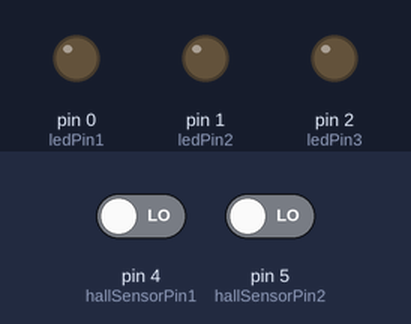
A sketch run on a simulated Arduino Uno, built with avr-gcc and run on an emulated ATmega328P. Shown: output pins drawn as LEDs (lit = HIGH). Inputs (shaded band) come from the test bench; at power-on: pin 4 (hallSensorPin1) LOW, pin 5 (hallSensorPin2) LOW. No radio packets arrive unless stated.

Above: at 1.2 s.
1.3 s: pin 4 (hallSensorPin1) driven HIGH
At 2.5 s:
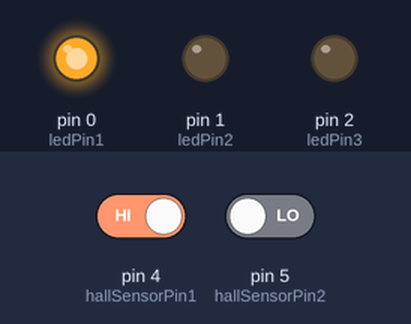
2.8 s: pin 5 (hallSensorPin2) driven HIGH
At 3.4 s:
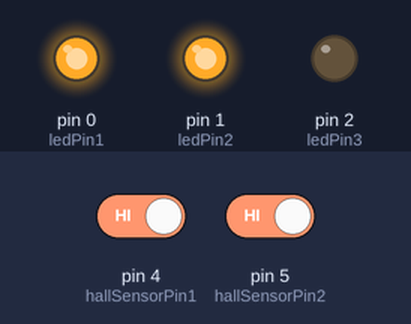
4.3 s: pin 4 (hallSensorPin1) driven LOW
At 5.4 s:
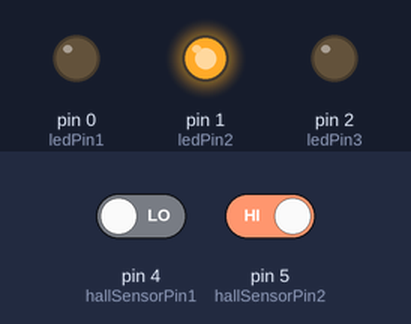
Timing chart, 0 to 7.3 s (numbered marks = the images above; inputs shaded):
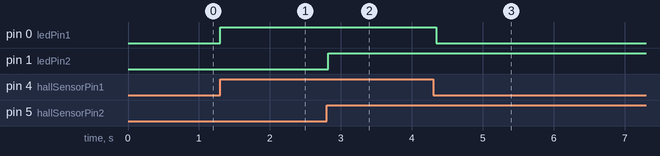

Measured:
- after the input at 1.3 s, pin 0 (ledPin1): LOW → HIGH at once
- after the input at 2.8 s, pin 1 (ledPin2): LOW → HIGH at once
- after the input at 4.3 s, pin 0 (ledPin1): HIGH → LOW after 0.05 s

The sketch:

transmitter.ino
```cpp
int hallSensorPin1 = 4;
int hallSensorPin2 = 5;
int hallSensorPin3 = 6;
int ledPin1 = 0;
int ledPin2 = 1;
int ledPin3 = 2;
int state1 = 0;
int state2 = 0;
int state3 = 0;

// Include Libraries
#include <SPI.h>
#include <nRF24L01.h>
#include <RF24.h>

// create an RF24 object
RF24 radio(9, 8); // CE, CSN

// address through which two modules communicate.
const byte address[6] = "00001";

void setup()
{
    pinMode(ledPin1, OUTPUT);
    pinMode(ledPin2, OUTPUT);
    pinMode(ledPin3, OUTPUT);
    pinMode(hallSensorPin1, INPUT);
    pinMode(hallSensorPin2, INPUT);
    pinMode(hallSensorPin3, INPUT);

    radio.begin();

    // set the address
    radio.openWritingPipe(address);

    // Set module as transmitter
    radio.stopListening();
}

void loop()
{

    state1 = digitalRead(hallSensorPin1);

    if (state1 == HIGH)
    {
        digitalWrite(ledPin1, HIGH);

        // Send message to receiver
        const char text[] = "left";
        radio.write(&text, sizeof(text));
        delay(100);
    }

    else
    {
        digitalWrite(ledPin1, LOW);
    }

    state2 = digitalRead(hallSensorPin2);
    if (state2 == HIGH)
    {
        digitalWrite(ledPin2, HIGH);

        // Send message to receiver
        const char text[] = "forward";
        radio.write(&text, sizeof(text));
        delay(100);
    }
}
```
